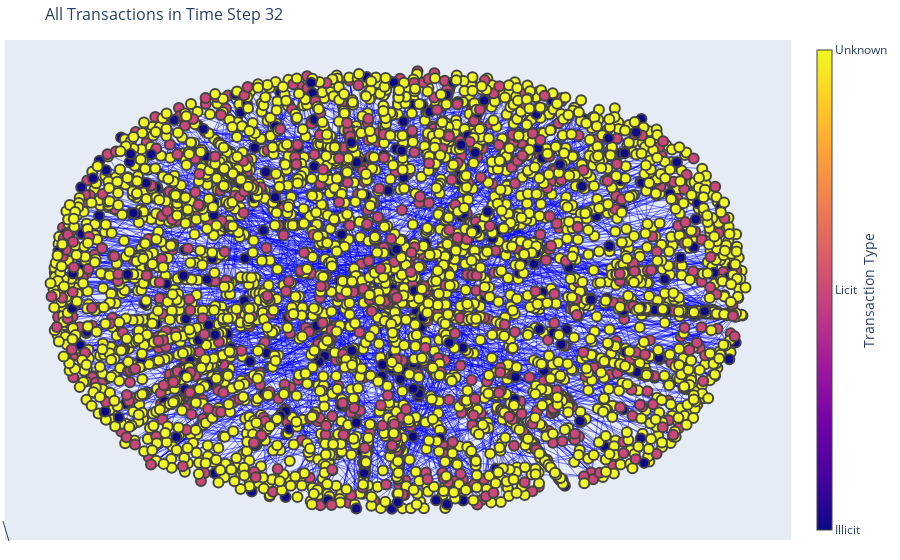

Notebook code for this chart:
### Markdown cell above
### Graph visualization

### Code cell
import plotly.graph_objs as go 
# All transactions in Time step 32
all_ids = df_features[(df_features['timestep'] == 32)]['txId']
short_edges = df_edges[df_edges['txId1'].isin(all_ids)]
graph = nx.from_pandas_edgelist(short_edges, source = 'txId1', target = 'txId2', 
                                 create_using = nx.DiGraph())
pos = nx.spring_layout(graph)

edge_x = []
edge_y = []
for edge in graph.edges():
    x0, y0 = pos[edge[0]]
    x1, y1 = pos[edge[1]]
    edge_x.append(x0)
    edge_x.append(x1)
    edge_x.append(None)
    edge_y.append(y0)
    edge_y.append(y1)
    edge_y.append(None)

edge_trace = go.Scatter(
    x=edge_x, y=edge_y,
    line=dict(width=0.5, color='blue'),
    hoverinfo='none',
    mode='lines')

node_x = []
node_y = []
node_text=[]
for node in graph.nodes():
    x, y = pos[node]
    node_x.append(x)
    node_y.append(y)
    node_text.append(node)

node_trace = go.Scatter(
    x=node_x, y=node_y,
    mode='markers',
    hoverinfo='text',
    marker=dict(
        color=[],
        size=10,
        colorbar=dict(
            thickness=15,
            title='Transaction Type',
            xanchor='left',
            titleside='right',
            tickmode='array',
            tickvals=[3,1,2],
            ticktext=['Unknown','Illicit','Licit']
        ),
        line_width=2))
node_trace.text=node_text
node_trace.marker.color = pd.to_numeric(df_features[df_features['txId'].isin(list(graph.nodes()))]['class'])

fig = go.Figure(data=[edge_trace, node_trace],
             layout=go.Layout(
                title="All Transactions in Time Step 32",
                titlefont_size=16,
                showlegend=False,
                hovermode='closest',
                margin=dict(b=20,l=5,r=5,t=40),
                annotations=[ dict(
                    showarrow=True,
                    xref="paper", yref="paper",
                    x=0.005, y=-0.002 ) ],
                xaxis=dict(showgrid=False, zeroline=False, showticklabels=False),
                yaxis=dict(showgrid=False, zeroline=False, showticklabels=False))
                )
fig.show()

### Figure 1 — Plotly figure (JSON) as saved in the notebook; plotly's stock layout.template omitted (floating-point values rounded to 4 significant figures; data arrays with more than 128 entries replaced by an {"elided": "..."} marker saying what was removed)
{"data": [{"hoverinfo": "none", "line": {"color": "blue", "width": 0.5}, "mode": "lines", "type": "scatter", "x": {"elided": "14856 float values"}, "y": {"elided": "14856 float values"}}, {"hoverinfo": "text", "marker": {"color": {"elided": "4525 int values"}, "colorbar": {"thickness": 15, "tickmode": "array", "ticktext": ["Unknown", "Illicit", "Licit"], "tickvals": [3, 1, 2], "title": {"side": "right", "text": "Transaction Type"}, "xanchor": "left"}, "line": {"width": 2}, "size": 10}, "mode": "markers", "text": {"elided": "4525 str values"}, "type": "scatter", "x": {"elided": "4525 float values"}, "y": {"elided": "4525 float values"}}], "layout": {"annotations": [{"showarrow": true, "x": 0.005, "xref": "paper", "y": -0.002, "yref": "paper"}], "hovermode": "closest", "margin": {"b": 20, "l": 5, "r": 5, "t": 40}, "showlegend": false, "title": {"font": {"size": 16}, "text": "All Transactions in Time Step 32"}, "xaxis": {"showgrid": false, "showticklabels": false, "zeroline": false}, "yaxis": {"showgrid": false, "showticklabels": false, "zeroline": false}}}
